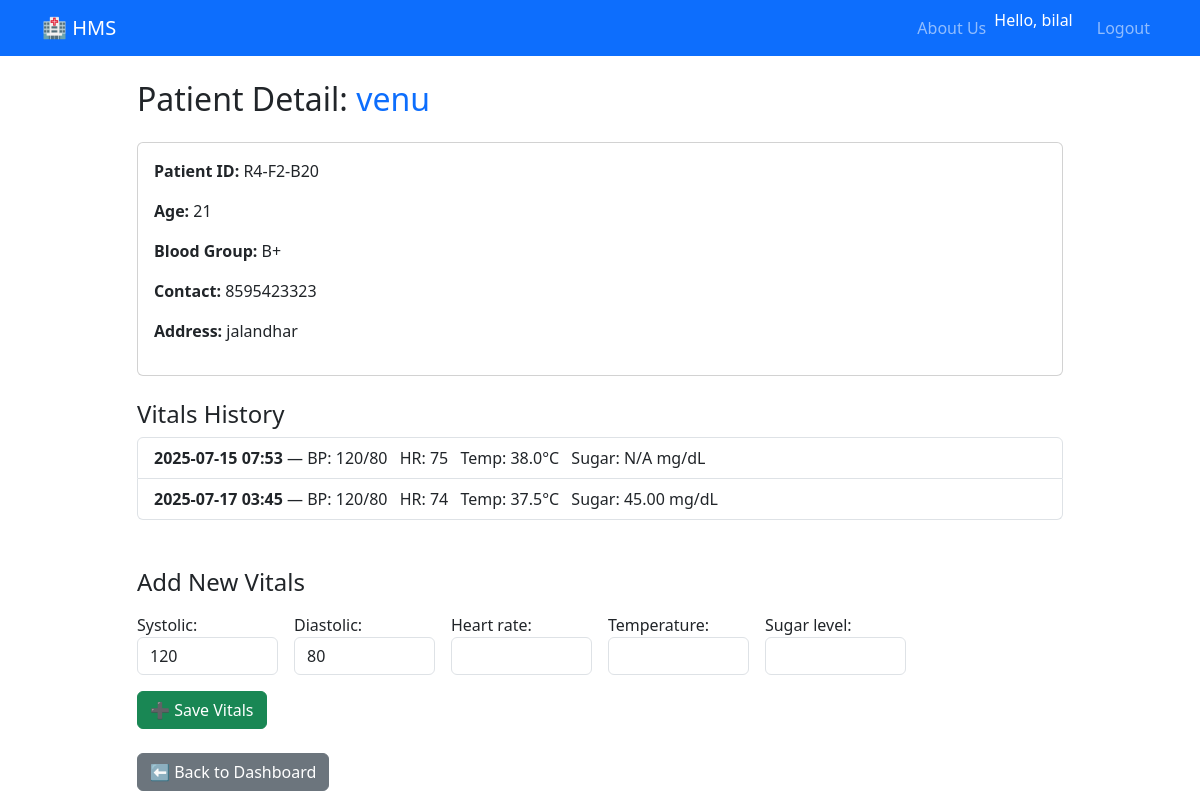
The page /patient/1/ (signed in) on the database its author committed.
### hms/models.py (models this page shows, shortened)
class Patient(models.Model):
    name = models.CharField(max_length=100, unique=True)  # Make name unique for login
    age = models.PositiveIntegerField()
    GENDER_CHOICES = [
        ('Male', 'Male'),
        ('Female', 'Female'),
        ('Other', 'Other'),
    ]
    gender = models.CharField(max_length=10, choices=GENDER_CHOICES)
    BLOOD_GROUP_CHOICES = [
        ('A+', 'A+'), ('A-', 'A-'),
        ('B+', 'B+'), ('B-', 'B-'),
        ('AB+', 'AB+'), ('AB-', 'AB-'),
        ('O+', 'O+'), ('O-', 'O-'),
    ]
    blood_group = models.CharField(max_length=3, choices=BLOOD_GROUP_CHOICES, blank=True)
    contact_number = models.CharField(max_length=15)
    address = models.TextField(blank=True)
    room_number = models.CharField(max_length=10, blank=True, null=True)
    floor_number = models.CharField(max_length=10, blank=True, null=True)
    bed_number = models.CharField(max_length=10, blank=True, null=True)
    @property
    def patient_id(self):
        if self.room_number and self.floor_number and self.bed_number:
            return f"R{self.room_number}-F{self.floor_number}-B{self.bed_number}"
        return f"Patient-{self.pk}"

class VitalRecord(models.Model):
    patient = models.ForeignKey(
        Patient,
        on_delete=models.CASCADE,
        related_name='vitals'
    )
    date_recorded = models.DateTimeField(auto_now_add=True)
    systolic = models.IntegerField(default=120)
    diastolic = models.IntegerField(default=80)
    heart_rate = models.PositiveIntegerField(help_text="Beats per minute")
    temperature = models.DecimalField(max_digits=4, decimal_places=1, help_text="In Celsius")
    sugar_level = models.DecimalField(
        max_digits=5,
        decimal_places=2,
        help_text="Blood sugar level in mg/dL",
        null=True,
        blank=True,
    )

### hms/views.py (the view)
# urls.py: path('patient/<int:patient_id>/', views.patient_detail, name='patient_detail'),
@login_required
@user_passes_test(is_doctor)
def patient_detail(request, patient_id):
    patient = get_object_or_404(Patient, id=patient_id)
    vitals = patient.vitals.all()
    if request.method == 'POST':
        form = VitalRecordForm(request.POST)
        if form.is_valid():
            vital = form.save(commit=False)
            vital.patient = patient
            vital.save()
            return redirect('patient_detail', patient_id=patient.id)
    else:
        form = VitalRecordForm()
    return render(request, 'hms/patient_detail.html', {
        'patient': patient,
        'vitals': vitals,
        'form': form,
    })

### hms/forms.py
class VitalRecordForm(forms.ModelForm):
    class Meta:
        model = VitalRecord
        fields = [
            'systolic',
            'diastolic',
            'heart_rate',
            'temperature',
            'sugar_level'
        ]
        widgets = {
            'systolic': forms.NumberInput(attrs={'class': 'form-control'}),
            'diastolic': forms.NumberInput(attrs={'class': 'form-control'}),
            'heart_rate': forms.NumberInput(attrs={'class': 'form-control'}),
            'temperature': forms.NumberInput(attrs={'class': 'form-control'}),
            'sugar_level': forms.NumberInput(attrs={'class': 'form-control'}),
        }

### hms/context_processors.py (called while the page is built)
def patient_logged_in(request):
    return {'patient_logged_in': request.session.get('patient_id') is not None}

### hms/views.py (called while the page is built)
def is_doctor(user):
    return user.is_superuser

### hms/templates/hms/patient_detail.html (shortened to what this page needs)
{% extends "hms/base.html" %}
{% block content %}
<div class="row justify-content-center">
  <div class="col-md-10">
    <h2 class="mb-4">Patient Detail: <span class="text-primary">{{ patient.name }}</span></h2>
    <div class="card mb-4">
      <div class="card-body">
        <p><strong>Patient ID:</strong> {{ patient.patient_id }}</p>
        <p><strong>Age:</strong> {{ patient.age }}</p>
        <p><strong>Blood Group:</strong>
          {% if patient.blood_group %}
            {{ patient.blood_group }}
          {% else %}
            <span class="text-muted">Not Provided</span>
          {% endif %}
        </p>
        <p><strong>Contact:</strong> {{ patient.contact_number }}</p>
        <p><strong>Address:</strong>
          {% if patient.address %}
            {{ patient.address }}
          {% else %}
            <span class="text-muted">Not Provided</span>
          {% endif %}
        </p>
      </div>
    </div>
    <h4 class="mt-4">Vitals History</h4>
    {% if vitals %}
      <ul class="list-group mt-2">
        {% for v in vitals %}
          <li class="list-group-item">
            <strong>{{ v.date_recorded|date:"Y-m-d H:i" }}</strong> —
            <span class="me-2">BP: {{ v.systolic }}/{{ v.diastolic }}</span>
            <span class="me-2">HR: {{ v.heart_rate }}</span>
            <span class="me-2">Temp: {{ v.temperature }}°C</span>
            <span class="me-2">Sugar: {{ v.sugar_level|default:"N/A" }} mg/dL</span>
          </li>
        {% endfor %}
      </ul>
    {% else %}
      <div class="alert alert-info mt-3">
        No vitals recorded for this patient yet.
      </div>
    {% endif %}
    <h4 class="mt-5">Add New Vitals</h4>
    <form method="post" class="mt-3">
      <div class="row g-3">
        <div class="col-md-2">
          {{ form.systolic.label_tag }} {{ form.systolic }}
        </div>
        <div class="col-md-2">
          {{ form.diastolic.label_tag }} {{ form.diastolic }}
        </div>
        <div class="col-md-2">
          {{ form.heart_rate.label_tag }} {{ form.heart_rate }}
        </div>
        <div class="col-md-2">
          {{ form.temperature.label_tag }} {{ form.temperature }}
        </div>
        <div class="col-md-2">
          {{ form.sugar_level.label_tag }} {{ form.sugar_level }}
        </div>
      </div>
      <button type="submit" class="btn btn-success mt-3">➕ Save Vitals</button>
    </form>
    <a href="{% url 'doctor_dashboard' %}" class="btn btn-secondary mt-4">⬅ Back to Dashboard</a>
  </div>
</div>
{% endblock %}

### hms/templates/hms/base.html (shortened to what this page needs)
<!DOCTYPE html>
<html lang="en">
<head>
<link href="https://cdn.jsdelivr.net/npm/bootstrap@5.3.3/dist/css/bootstrap.min.css" rel="stylesheet">
</head>
<body>
<nav class="navbar navbar-expand-lg navbar-dark bg-primary mb-4">
  <div class="container">
    <a class="navbar-brand" href="{% url 'select_role' %}">🏥 HMS</a>
    <div class="collapse navbar-collapse" id="navbarNav">
      <ul class="navbar-nav ms-auto">
        <li class="nav-item">
          <a class="nav-link" href="{% url 'about' %}">About Us</a>
        </li>
        {% if user.is_authenticated %}
          <li class="nav-item">
            <span class="navbar-text text-white me-3">
              Hello, {{ user.username }}
            </span>
          </li>
          <li class="nav-item">
            <a class="nav-link" href="{% url 'logout' %}">Logout</a>
          </li>
        {% elif patient_logged_in %}
          <li class="nav-item">
            <a class="nav-link" href="{% url 'logout' %}">Logout</a>
          </li>
        {% else %}
          <li class="nav-item">
            <a class="nav-link" href="{% url 'select_role' %}">Login</a>
          </li>
        {% endif %}
      </ul>
    </div>
  </div>
</nav>
<div class="container">
  {% block content %}
  {% endblock %}
</div>
</body>
</html>

### rows shown on the page
Patient: name "venu", patient_id "R4-F2-B20", age "21", blood_group "B+", contact_number "8595423323", address "jalandhar"
VitalRecord: date_recorded "2025-07-15 07:53", systolic "120", diastolic "80", heart_rate "75", temperature "38.0", sugar_level "N/A"
VitalRecord: date_recorded "2025-07-17 03:45", systolic "120", diastolic "80", heart_rate "74", temperature "37.5", sugar_level "45.00"

### other values the page prints
{{ user.username }} "bilal"
